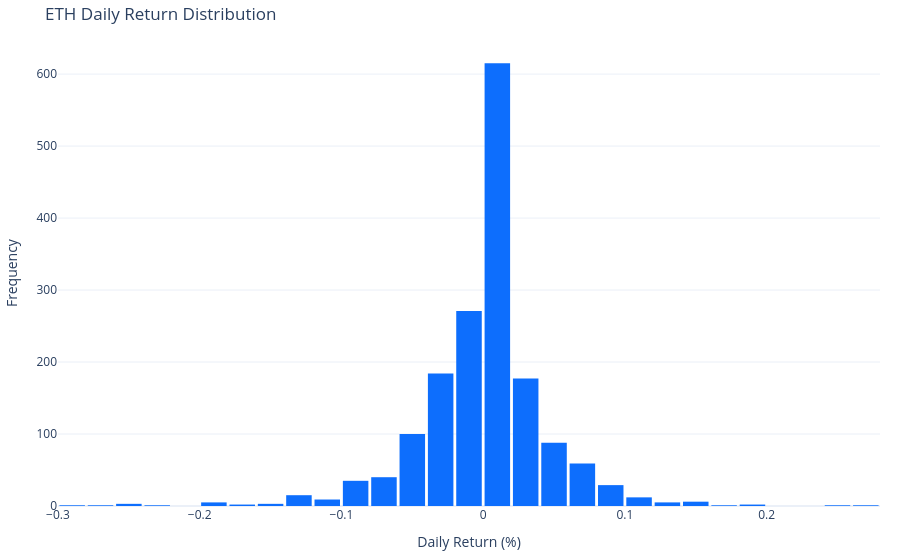

Source (notebook cell):
### Code cell
plot_return_distribution(df, "ETH")

### Figure 1 — Plotly figure (JSON) as saved in the notebook; plotly's stock layout.template omitted (floating-point values rounded to 4 significant figures; data arrays with more than 128 entries replaced by an {"elided": "..."} marker saying what was removed)
{"data": [{"bingroup": "x", "hovertemplate": "Return=%{x}<br>count=%{y}<extra></extra>", "legendgroup": "", "marker": {"color": "#0d6efd", "pattern": {"shape": ""}}, "name": "", "nbinsx": 50, "orientation": "v", "showlegend": false, "type": "histogram", "x": {"elided": "1666 float values"}, "xaxis": "x", "yaxis": "y"}], "layout": {"bargap": 0.1, "barmode": "relative", "hovermode": "x", "legend": {"tracegroupgap": 0}, "margin": {"b": 20, "l": 20, "r": 20, "t": 40}, "title": {"text": "ETH Daily Return Distribution"}, "xaxis": {"anchor": "y", "domain": [0, 1], "title": {"text": "Daily Return (%)"}}, "yaxis": {"anchor": "x", "domain": [0, 1], "title": {"text": "Frequency"}}}}
